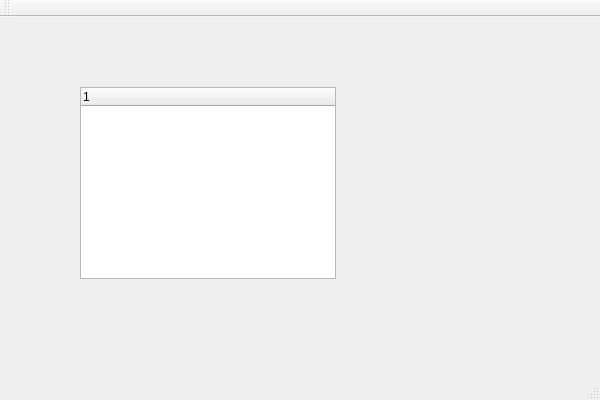
<?xml version="1.0" encoding="UTF-8"?>
<ui version="4.0">
 <class>Qt5Dev209Class</class>
 <widget class="QMainWindow" name="Qt5Dev209Class">
  <property name="geometry">
   <rect>
    <x>0</x>
    <y>0</y>
    <width>600</width>
    <height>400</height>
   </rect>
  </property>
  <property name="windowTitle">
   <string>Qt5Dev209</string>
  </property>
  <widget class="QWidget" name="centralWidget">
   <widget class="QTreeWidget" name="treeWidget">
    <property name="geometry">
     <rect>
      <x>80</x>
      <y>70</y>
      <width>256</width>
      <height>192</height>
     </rect>
    </property>
    <column>
     <property name="text">
      <string notr="true">1</string>
     </property>
    </column>
   </widget>
  </widget>
  <widget class="QMenuBar" name="menuBar">
   <property name="geometry">
    <rect>
     <x>0</x>
     <y>0</y>
     <width>600</width>
     <height>26</height>
    </rect>
   </property>
  </widget>
  <widget class="QToolBar" name="mainToolBar">
   <attribute name="toolBarArea">
    <enum>TopToolBarArea</enum>
   </attribute>
   <attribute name="toolBarBreak">
    <bool>false</bool>
   </attribute>
  </widget>
  <widget class="QStatusBar" name="statusBar"/>
 </widget>
 <layoutdefault spacing="6" margin="11"/>
 <resources>
  <include location="Qt5Dev209.qrc"/>
 </resources>
 <connections/>
</ui>
